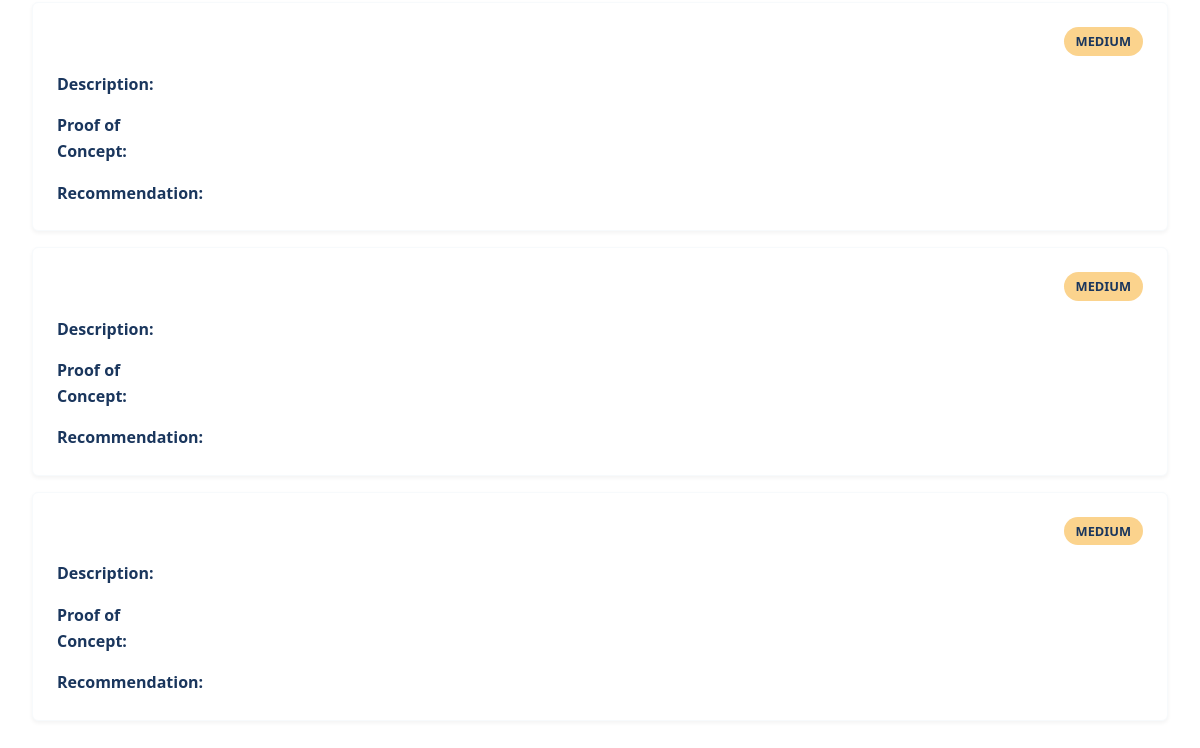
The app's page /project/1/report (lower part), older data.
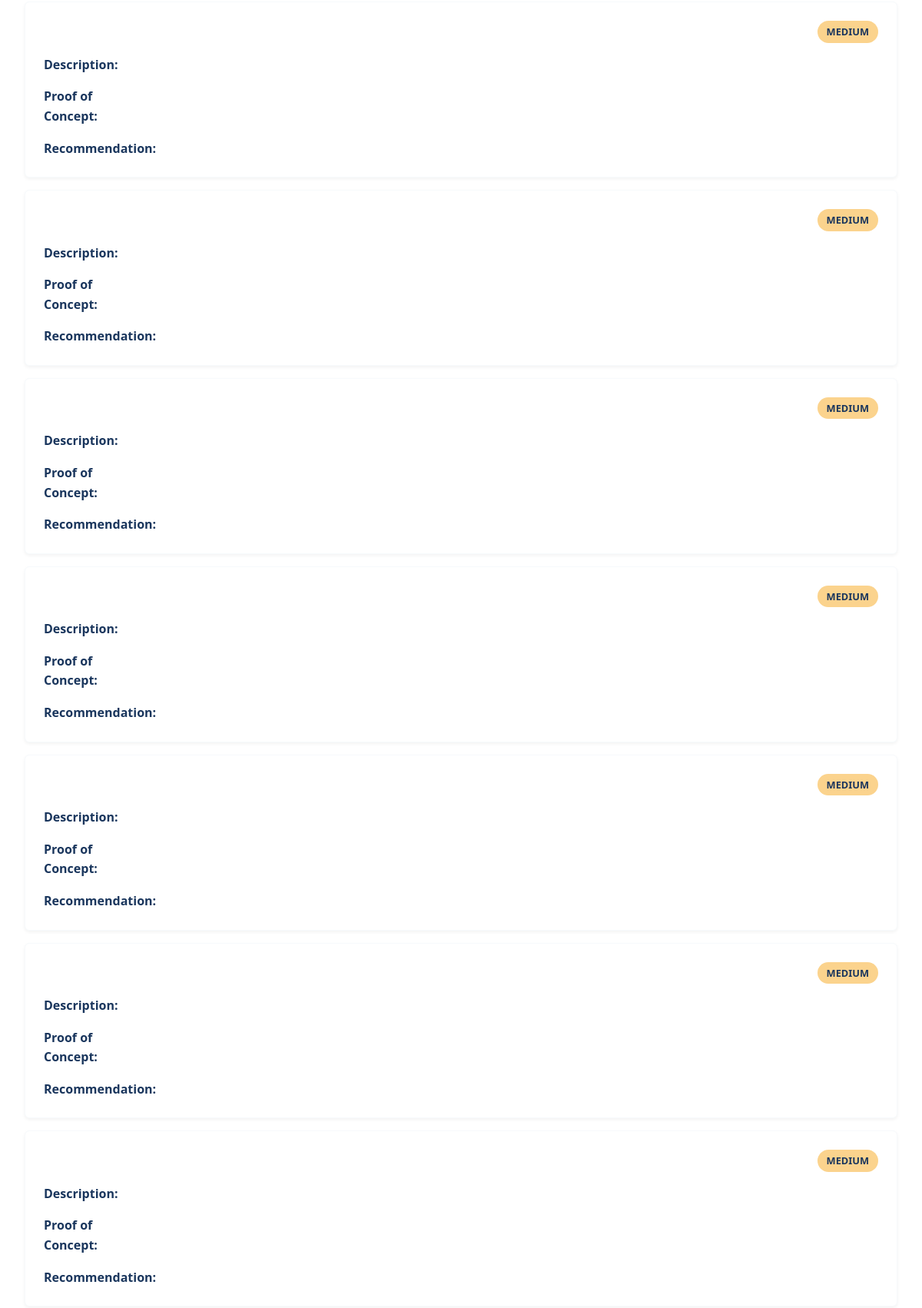
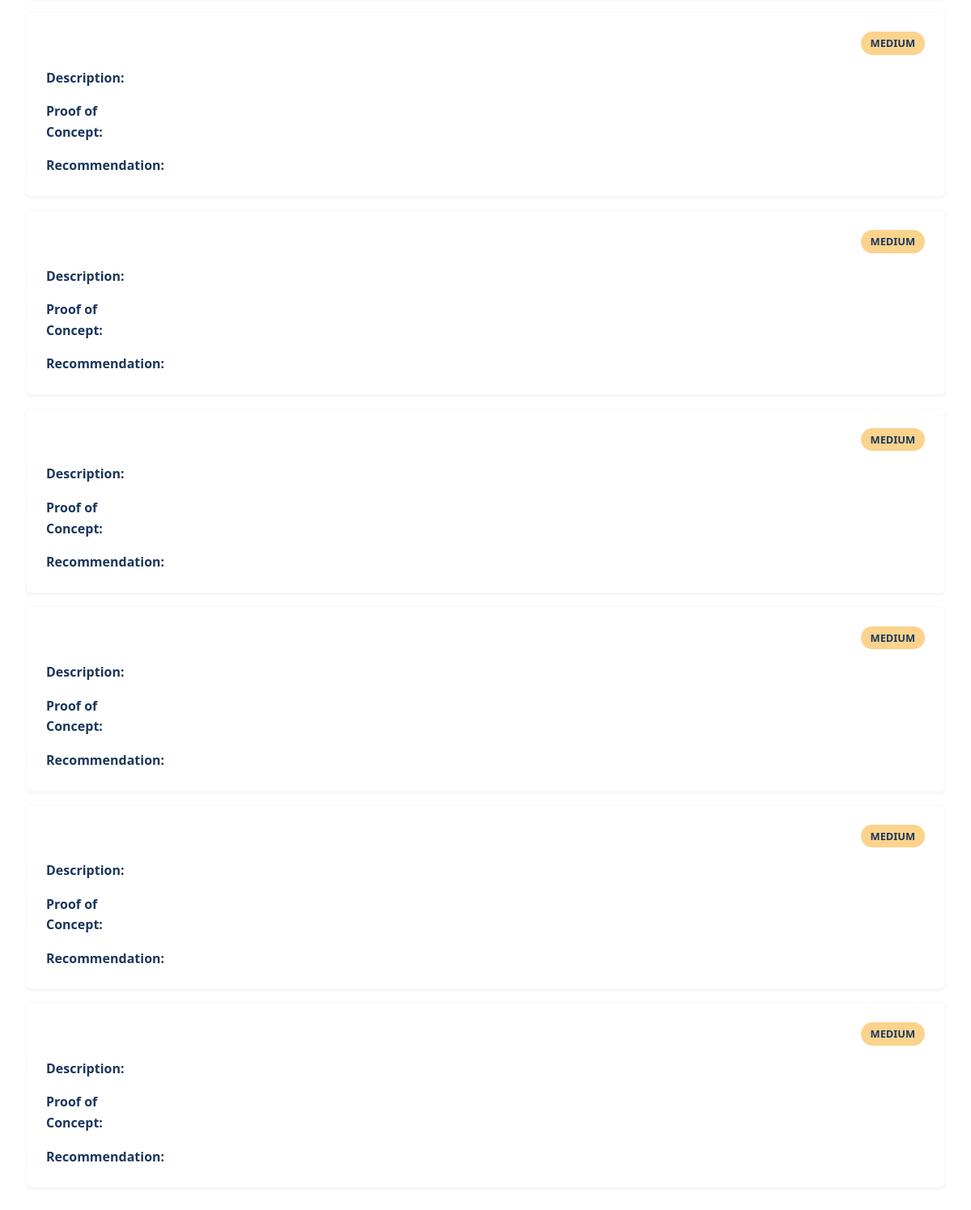
The same page, newer data (2 pictures, top to bottom).
### tables this page shows
CREATE TABLE vulnerabilities (
            id INTEGER PRIMARY KEY AUTOINCREMENT,
            type TEXT NOT NULL,
            severity TEXT,
            description TEXT,
            reference TEXT,
            proof_of_concept TEXT,
            recommendation TEXT,
            cve TEXT,
            cvss_score REAL,
            project_id INTEGER,
            asset_id INTEGER,
            discovery_date TEXT,
            FOREIGN KEY (project_id) REFERENCES projects (id),
            FOREIGN KEY (asset_id) REFERENCES assets (id)
        );

### dashboard/app.py (the view)
@app.route('/project/<int:project_id>/report')
def project_report(project_id):
    try:
        conn = get_db_connection()
        project = conn.execute(
            'SELECT * FROM projects WHERE id = ?', (project_id,)
        ).fetchone()
        if not project:
            return "Project not found", 404
        severity_rows = conn.execute('''
            SELECT severity, COUNT(*) as count
            FROM vulnerabilities
            WHERE project_id = ?
            GROUP BY severity
        ''', (project_id,)).fetchall()
        severity_counts = {}
        for row in severity_rows:
            severity_counts[row['severity']] = row['count']
        critical_vulns = conn.execute('''
            SELECT * FROM vulnerabilities
            WHERE project_id = ? AND severity = 'critical'
            ORDER BY cvss_score DESC
            LIMIT 5
        ''', (project_id,)).fetchall()
        vulnerabilities = conn.execute('''
            SELECT * FROM vulnerabilities
            WHERE project_id = ?
            ORDER BY
                CASE severity
                    WHEN 'critical' THEN 1
                    WHEN 'high' THEN 2
                    WHEN 'medium' THEN 3
                    WHEN 'low' THEN 4
                    ELSE 5
                END,
                cvss_score DESC
        ''', (project_id,)).fetchall()
        conn.close()
        return render_template('base_report.html',
            project=project,
            current_date=datetime.now().strftime("%Y-%m-%d %H:%M:%S"),
            severity_counts=severity_counts,
            critical_vulns=critical_vulns,
            vulnerabilities=vulnerabilities,
            project_id=project_id
        )
    except Exception as e:
        print(f"[!] Error generating report: {e}")
        import traceback
        traceback.print_exc()
        return f"Error generating report: {str(e)}", 500

### dashboard/app.py (called while the page is built)
def get_db_connection():
    conn = sqlite3.connect(DATABASE_PATH)
    conn.row_factory = sqlite3.Row
    return conn

### dashboard/templates/base_report.html (shortened to what this page needs)
<!DOCTYPE html>
<html lang="en">
<head>
</head>
<body>
    <section class="vulnerabilities-section">
        {% for vuln in vulnerabilities %}
        <div class="vuln-card">
            <div class="vuln-header">
                <span class="severity-badge severity-{{ vuln.severity }}">{{ vuln.severity }}</span>
            </div>
            <div class="vuln-details">
                <div class="detail-row">
                    <span class="detail-label">Description:</span>
                    <span>{{ vuln.descripcion }}</span>
                </div>
                <div class="detail-row">
                    <span class="detail-label">Proof of Concept:</span>
                    <span>{{ vuln.prueba_concepto }}</span>
                </div>
                <div class="detail-row">
                    <span class="detail-label">Recommendation:</span>
                    <span>{{ vuln.recomendacion }}</span>
                </div>
            </div>
        </div>
        {% endfor %}
    </section>
</body>
</html>

Row changes from the older to the newer data that the page shows:
added vulnerabilities: severity "MEDIUM"
added vulnerabilities: severity "MEDIUM"
added vulnerabilities: severity "MEDIUM"
added vulnerabilities: severity "MEDIUM"
added vulnerabilities: severity "MEDIUM"
added vulnerabilities: severity "MEDIUM"
added vulnerabilities: severity "MEDIUM"
added vulnerabilities: severity "MEDIUM"
added vulnerabilities: severity "MEDIUM"
added vulnerabilities: severity "MEDIUM"
